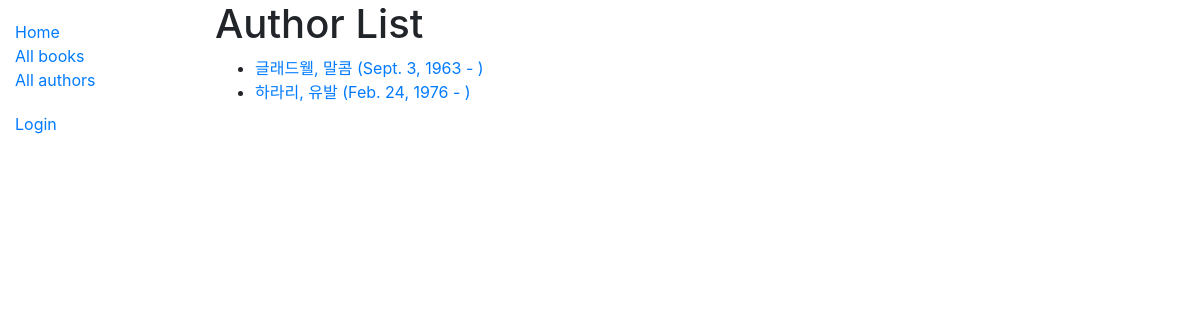
Screenshot of /catalog/authors/ with the database file from the repository.
### catalog/models.py (models this page shows)
class Author(models.Model):
    first_name = models.CharField(max_length=100)
    last_name = models.CharField(max_length=100)
    date_of_birth = models.DateField(null=True, blank=True)
    date_of_death = models.DateField("Died", null=True, blank=True)
    class Meta:
        ordering = ["last_name", "first_name"]
    def get_absolute_url(self):
        return reverse("author-detail", args=[str(self.id)])
    def __str__(self):
        return f"{self.last_name}, {self.first_name}"

### catalog/views.py (the view)
# urls.py: path("authors/", views.AuthorListView.as_view(), name="authors"),
class AuthorListView(generic.ListView):
    model = Author
    paginate_by = 10

### catalog/templates/catalog/author_list.html (shortened to what this page needs)
{% extends "base_generic.html" %} {% block content %}
<h1>Author List</h1>
{% if author_list %}
<ul>
  {% for author in author_list %}
  <li>
    <a href="{{ author.get_absolute_url }}">
      {{ author }} ({{ author.date_of_birth }} - )
    </a>
  </li>
  {% endfor %}
</ul>
{% else %}
<p>There are no authors available.</p>
{% endif %} {% endblock %}

### rows the page displays
Author: last_name+first_name "글래드웰, 말콤", date_of_birth "Sept. 3, 1963"
Author: last_name+first_name "하라리, 유발", date_of_birth "Feb. 24, 1976"
